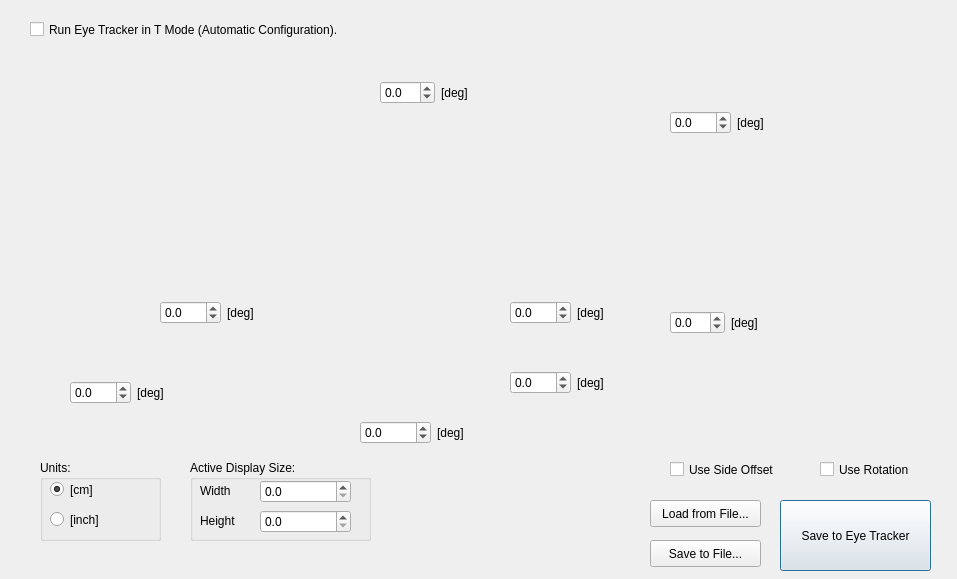
<?xml version="1.0" encoding="UTF-8"?>
<ui version="4.0">
 <class>XConfigDialogTX300</class>
 <widget class="QDialog" name="XConfigDialogTX300">
  <property name="enabled">
   <bool>true</bool>
  </property>
  <property name="geometry">
   <rect>
    <x>0</x>
    <y>0</y>
    <width>957</width>
    <height>579</height>
   </rect>
  </property>
  <property name="minimumSize">
   <size>
    <width>957</width>
    <height>579</height>
   </size>
  </property>
  <property name="maximumSize">
   <size>
    <width>957</width>
    <height>579</height>
   </size>
  </property>
  <property name="windowTitle">
   <string>X Configuration Tool</string>
  </property>
  <property name="windowIcon">
   <iconset resource="Icons.qrc">
    <normaloff>:/tetserver-browser.ico</normaloff>:/tetserver-browser.ico</iconset>
  </property>
  <widget class="QLabel" name="mainPicture">
   <property name="enabled">
    <bool>true</bool>
   </property>
   <property name="geometry">
    <rect>
     <x>10</x>
     <y>50</y>
     <width>621</width>
     <height>421</height>
    </rect>
   </property>
   <property name="text">
    <string/>
   </property>
   <property name="pixmap">
    <pixmap resource="XConf.qrc">:/XConf/X Main TX300.bmp</pixmap>
   </property>
   <property name="alignment">
    <set>Qt::AlignRight|Qt::AlignTop|Qt::AlignTrailing</set>
   </property>
  </widget>
  <widget class="QLabel" name="offsetPicture">
   <property name="enabled">
    <bool>true</bool>
   </property>
   <property name="geometry">
    <rect>
     <x>630</x>
     <y>50</y>
     <width>311</width>
     <height>221</height>
    </rect>
   </property>
   <property name="text">
    <string/>
   </property>
   <property name="pixmap">
    <pixmap resource="XConf.qrc">:/XConf/X sideoff TX300.bmp</pixmap>
   </property>
   <property name="alignment">
    <set>Qt::AlignLeading|Qt::AlignLeft|Qt::AlignTop</set>
   </property>
  </widget>
  <widget class="QLabel" name="rotationPicture">
   <property name="enabled">
    <bool>true</bool>
   </property>
   <property name="geometry">
    <rect>
     <x>630</x>
     <y>250</y>
     <width>311</width>
     <height>211</height>
    </rect>
   </property>
   <property name="text">
    <string/>
   </property>
   <property name="pixmap">
    <pixmap resource="XConf.qrc">:/XConf/X pitch TX300.bmp</pixmap>
   </property>
   <property name="alignment">
    <set>Qt::AlignLeading|Qt::AlignLeft|Qt::AlignTop</set>
   </property>
  </widget>
  <widget class="QWidget" name="layoutWidget">
   <property name="geometry">
    <rect>
     <x>380</x>
     <y>80</y>
     <width>93</width>
     <height>26</height>
    </rect>
   </property>
   <layout class="QGridLayout" name="gridLayout_2">
    <item row="0" column="0">
     <widget class="QDoubleSpinBox" name="planeAngleSpinBox">
      <property name="toolTip">
       <string>Enter the angle between the vertical plane and the active display. If the display is tilted forward you can enter a negative number.</string>
      </property>
      <property name="decimals">
       <number>1</number>
      </property>
      <property name="minimum">
       <double>-90.000000000000000</double>
      </property>
      <property name="maximum">
       <double>90.000000000000000</double>
      </property>
     </widget>
    </item>
    <item row="0" column="1">
     <widget class="QLabel" name="planeAngleLabel">
      <property name="text">
       <string>[deg]</string>
      </property>
     </widget>
    </item>
   </layout>
  </widget>
  <widget class="QWidget" name="layoutWidget_2">
   <property name="geometry">
    <rect>
     <x>360</x>
     <y>420</y>
     <width>107</width>
     <height>26</height>
    </rect>
   </property>
   <layout class="QGridLayout" name="gridLayout_3">
    <item row="0" column="0">
     <widget class="QDoubleSpinBox" name="planeDistSpinBox">
      <property name="toolTip">
       <string>Enter the distance from the reference point of the Eyetracker to the front of active display. If your Eyetracker is located behind the display, enter a negative distance.</string>
      </property>
      <property name="decimals">
       <number>1</number>
      </property>
      <property name="minimum">
       <double>-100.000000000000000</double>
      </property>
      <property name="maximum">
       <double>10000.000000000000000</double>
      </property>
     </widget>
    </item>
    <item row="0" column="1">
     <widget class="QLabel" name="planeDistLabel">
      <property name="text">
       <string>[deg]</string>
      </property>
     </widget>
    </item>
   </layout>
  </widget>
  <widget class="QWidget" name="layoutWidget_3">
   <property name="geometry">
    <rect>
     <x>510</x>
     <y>300</y>
     <width>97</width>
     <height>26</height>
    </rect>
   </property>
   <layout class="QGridLayout" name="gridLayout_4">
    <item row="0" column="0">
     <widget class="QDoubleSpinBox" name="planeHeightSpinBox">
      <property name="toolTip">
       <string>Enter the distance from the bottom of the active display (if using a projector setup measure from the bottom of shown image) to the horizontal plane on which the Eyetracker foot stands.</string>
      </property>
      <property name="decimals">
       <number>1</number>
      </property>
      <property name="minimum">
       <double>-100.000000000000000</double>
      </property>
      <property name="maximum">
       <double>200.000000000000000</double>
      </property>
     </widget>
    </item>
    <item row="0" column="1">
     <widget class="QLabel" name="planeHeightLabel">
      <property name="text">
       <string>[deg]</string>
      </property>
     </widget>
    </item>
   </layout>
  </widget>
  <widget class="QWidget" name="layoutWidget_5">
   <property name="geometry">
    <rect>
     <x>670</x>
     <y>310</y>
     <width>97</width>
     <height>26</height>
    </rect>
   </property>
   <layout class="QGridLayout" name="gridLayout_6">
    <item row="0" column="1">
     <widget class="QLabel" name="pitchLabel">
      <property name="text">
       <string>[deg]</string>
      </property>
     </widget>
    </item>
    <item row="0" column="0">
     <widget class="QDoubleSpinBox" name="pitchSpinBox">
      <property name="toolTip">
       <string>Enter the angle between the back of the Eyetracker and the active display as seen from above. If your eyetracker is rotated clock-wise (i.e. opposite as shown in the picture) enter a negative angle.</string>
      </property>
      <property name="decimals">
       <number>1</number>
      </property>
      <property name="minimum">
       <double>-45.000000000000000</double>
      </property>
      <property name="maximum">
       <double>45.000000000000000</double>
      </property>
     </widget>
    </item>
   </layout>
  </widget>
  <widget class="QWidget" name="layoutWidget_6">
   <property name="geometry">
    <rect>
     <x>160</x>
     <y>300</y>
     <width>97</width>
     <height>26</height>
    </rect>
   </property>
   <layout class="QGridLayout" name="gridLayout_7">
    <item row="0" column="0">
     <widget class="QDoubleSpinBox" name="elevationSpinBox">
      <property name="toolTip">
       <string>Enter the angle between the horizontal plane and the body of the eye tracker.</string>
      </property>
      <property name="decimals">
       <number>1</number>
      </property>
      <property name="minimum">
       <double>-180.000000000000000</double>
      </property>
      <property name="maximum">
       <double>180.000000000000000</double>
      </property>
     </widget>
    </item>
    <item row="0" column="1">
     <widget class="QLabel" name="elevationLabel">
      <property name="text">
       <string>[deg]</string>
      </property>
     </widget>
    </item>
   </layout>
  </widget>
  <widget class="QGroupBox" name="groupBox">
   <property name="geometry">
    <rect>
     <x>40</x>
     <y>460</y>
     <width>121</width>
     <height>81</height>
    </rect>
   </property>
   <property name="title">
    <string>Units:</string>
   </property>
   <widget class="QRadioButton" name="cmRadioButton">
    <property name="geometry">
     <rect>
      <x>10</x>
      <y>20</y>
      <width>95</width>
      <height>19</height>
     </rect>
    </property>
    <property name="text">
     <string>[cm]</string>
    </property>
    <property name="checked">
     <bool>true</bool>
    </property>
   </widget>
   <widget class="QRadioButton" name="inchRadioButton">
    <property name="geometry">
     <rect>
      <x>10</x>
      <y>50</y>
      <width>95</width>
      <height>19</height>
     </rect>
    </property>
    <property name="text">
     <string>[inch]</string>
    </property>
   </widget>
  </widget>
  <widget class="QGroupBox" name="groupBox_2">
   <property name="geometry">
    <rect>
     <x>190</x>
     <y>460</y>
     <width>181</width>
     <height>81</height>
    </rect>
   </property>
   <property name="title">
    <string>Active Display Size:</string>
   </property>
   <widget class="QLabel" name="label">
    <property name="geometry">
     <rect>
      <x>10</x>
      <y>20</y>
      <width>52</width>
      <height>21</height>
     </rect>
    </property>
    <property name="text">
     <string>Width</string>
    </property>
   </widget>
   <widget class="QLabel" name="label_2">
    <property name="geometry">
     <rect>
      <x>10</x>
      <y>50</y>
      <width>52</width>
      <height>21</height>
     </rect>
    </property>
    <property name="text">
     <string>Height</string>
    </property>
   </widget>
   <widget class="QDoubleSpinBox" name="planeDimWidthSpinBox">
    <property name="geometry">
     <rect>
      <x>70</x>
      <y>20</y>
      <width>91</width>
      <height>23</height>
     </rect>
    </property>
    <property name="toolTip">
     <string>Enter the width of the active display, if using a projector setup measure the size of the shown image.</string>
    </property>
    <property name="decimals">
     <number>1</number>
    </property>
    <property name="maximum">
     <double>10000.000000000000000</double>
    </property>
   </widget>
   <widget class="QDoubleSpinBox" name="planeDimHeightSpinBox">
    <property name="geometry">
     <rect>
      <x>70</x>
      <y>50</y>
      <width>91</width>
      <height>23</height>
     </rect>
    </property>
    <property name="toolTip">
     <string>&quot;Enter the height of the active display. If using a projector setup measure the size of the shown image.</string>
    </property>
    <property name="decimals">
     <number>1</number>
    </property>
    <property name="maximum">
     <double>10000.000000000000000</double>
    </property>
   </widget>
  </widget>
  <widget class="QPushButton" name="saveButton">
   <property name="geometry">
    <rect>
     <x>780</x>
     <y>500</y>
     <width>151</width>
     <height>71</height>
    </rect>
   </property>
   <property name="text">
    <string>Save to Eye Tracker</string>
   </property>
  </widget>
  <widget class="QCheckBox" name="useSideOffsetCheckBox">
   <property name="geometry">
    <rect>
     <x>670</x>
     <y>460</y>
     <width>131</width>
     <height>19</height>
    </rect>
   </property>
   <property name="text">
    <string>Use Side Offset</string>
   </property>
  </widget>
  <widget class="QCheckBox" name="usePitchCheckBox">
   <property name="geometry">
    <rect>
     <x>820</x>
     <y>460</y>
     <width>141</width>
     <height>19</height>
    </rect>
   </property>
   <property name="text">
    <string>Use Rotation</string>
   </property>
  </widget>
  <widget class="QWidget" name="layoutWidget_7">
   <property name="geometry">
    <rect>
     <x>670</x>
     <y>110</y>
     <width>97</width>
     <height>26</height>
    </rect>
   </property>
   <layout class="QGridLayout" name="gridLayout_8">
    <item row="0" column="1">
     <widget class="QLabel" name="sideOffsetLabel">
      <property name="text">
       <string>[deg]</string>
      </property>
     </widget>
    </item>
    <item row="0" column="0">
     <widget class="QDoubleSpinBox" name="sideOffsetSpinBox">
      <property name="toolTip">
       <string>Enter the side offset from the center of the active display to the center of the Eyetracker, enter a negative offset if the Eyetracker is located to the left of the center as seen from the front.</string>
      </property>
      <property name="decimals">
       <number>1</number>
      </property>
      <property name="minimum">
       <double>-100.000000000000000</double>
      </property>
      <property name="maximum">
       <double>100.000000000000000</double>
      </property>
     </widget>
    </item>
   </layout>
  </widget>
  <widget class="QCheckBox" name="useTModeCheckBox">
   <property name="geometry">
    <rect>
     <x>30</x>
     <y>20</y>
     <width>621</width>
     <height>19</height>
    </rect>
   </property>
   <property name="text">
    <string>Run Eye Tracker in T Mode (Automatic Configuration).</string>
   </property>
  </widget>
  <widget class="QPushButton" name="loadFromFileButton">
   <property name="geometry">
    <rect>
     <x>650</x>
     <y>500</y>
     <width>111</width>
     <height>27</height>
    </rect>
   </property>
   <property name="text">
    <string>Load from File...</string>
   </property>
  </widget>
  <widget class="QPushButton" name="saveToFileButton">
   <property name="geometry">
    <rect>
     <x>650</x>
     <y>540</y>
     <width>111</width>
     <height>27</height>
    </rect>
   </property>
   <property name="text">
    <string>Save to File...</string>
   </property>
  </widget>
  <widget class="QWidget" name="layoutWidget_4">
   <property name="geometry">
    <rect>
     <x>510</x>
     <y>370</y>
     <width>97</width>
     <height>26</height>
    </rect>
   </property>
   <layout class="QGridLayout" name="gridLayout_5">
    <item row="0" column="0">
     <widget class="QDoubleSpinBox" name="planeHeightSpinBox_2">
      <property name="toolTip">
       <string>Enter the distance from the bottom of the active display (if using a projector setup measure from the bottom of shown image) to the horizontal plane on which the Eyetracker foot stands.</string>
      </property>
      <property name="decimals">
       <number>1</number>
      </property>
      <property name="minimum">
       <double>-100.000000000000000</double>
      </property>
      <property name="maximum">
       <double>200.000000000000000</double>
      </property>
     </widget>
    </item>
    <item row="0" column="1">
     <widget class="QLabel" name="planeHeightLabel_2">
      <property name="text">
       <string>[deg]</string>
      </property>
     </widget>
    </item>
   </layout>
  </widget>
  <widget class="QWidget" name="layoutWidget_8">
   <property name="geometry">
    <rect>
     <x>70</x>
     <y>380</y>
     <width>97</width>
     <height>26</height>
    </rect>
   </property>
   <layout class="QGridLayout" name="gridLayout_9">
    <item row="0" column="0">
     <widget class="QDoubleSpinBox" name="elevationSpinBox_2">
      <property name="toolTip">
       <string>Enter the angle between the horizontal plane and the body of the eye tracker.</string>
      </property>
      <property name="decimals">
       <number>1</number>
      </property>
      <property name="minimum">
       <double>-180.000000000000000</double>
      </property>
      <property name="maximum">
       <double>180.000000000000000</double>
      </property>
     </widget>
    </item>
    <item row="0" column="1">
     <widget class="QLabel" name="elevationLabel_2">
      <property name="text">
       <string>[deg]</string>
      </property>
     </widget>
    </item>
   </layout>
  </widget>
 </widget>
 <resources>
  <include location="Icons.qrc"/>
  <include location="XConf.qrc"/>
 </resources>
 <connections/>
</ui>
